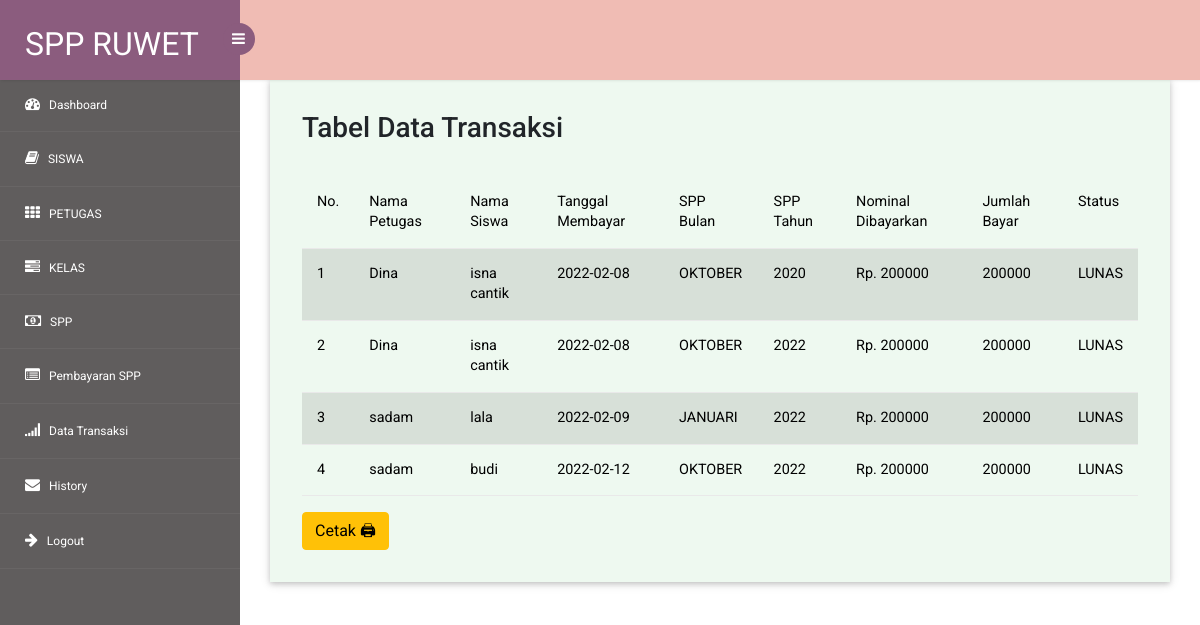
Page /admin/daftar_transaksi.php on the committed database.
### tables this page shows
CREATE TABLE `pembayaran` (
  `id_pembayaran` int(11) NOT NULL,
  `id_petugas` int(11) NOT NULL,
  `nisn` int(10) NOT NULL,
  `tgl_bayar` date NOT NULL,
  `bulan_spp` varchar(225) NOT NULL,
  `tahun_spp` int(4) NOT NULL,
  `jumlah_bayar` int(100) NOT NULL,
  `status` enum('LUNAS') NOT NULL
);

CREATE TABLE `petugas` (
  `id_petugas` int(11) NOT NULL,
  `username` varchar(25) NOT NULL,
  `password` varchar(255) NOT NULL,
  `nama_petugas` varchar(35) NOT NULL,
  `level` enum('petugas','admin','siswa') NOT NULL
);

CREATE TABLE `siswa` (
  `nisn` int(10) NOT NULL,
  `nis` char(8) NOT NULL,
  `nama_siswa` varchar(35) NOT NULL,
  `id_kelas` int(11) NOT NULL,
  `alamat` text NOT NULL,
  `no_telp` varchar(13) NOT NULL,
  `username` varchar(11) NOT NULL,
  `password` varchar(225) NOT NULL
);

CREATE TABLE `spp` (
  `id_spp` int(11) NOT NULL,
  `angkatan` int(11) NOT NULL,
  `tahun` int(11) NOT NULL,
  `nominal` int(11) NOT NULL
);

### admin/daftar_transaksi.php (the view, shortened to what this page needs)
<!DOCTYPE html>
<html lang="en">
    <?php
    include "koneksi.php";
    include "sidebar.php";
    ?>
    <head>
        <link rel="stylesheet" href="https://maxcdn.bootstrapcdn.com/bootstrap/4.5.2/css/bootstrap.min.css">
        <link href="https://cdn.jsdelivr.net/npm/bootstrap@5.0.1/dist/css/bootstrap.min.css" rel="stylesheet">
        <link rel="stylesheet" href="https://stackpath.bootstrapcdn.com/font-awesome/4.7.0/css/font-awesome.min.css">
        <link rel="stylesheet" href="header/css/style.css">
    </head>
    <body>
    <section id="main-content">
    <div class="panel-body">
				<div class="col-md-12 w3ls-graph">
						<div class="agileinfo-grap">
							<div class="agileits-box">
								<header class="agileits-box-header clearfix">
                <h1 class="h3 mb-2 text-gray-800">Tabel Data Transaksi</h1>
            </div>
            <br>
                <div class="table-responsive">
                <table class="table table-hover table-striped">
                        <thead>
                            <tr>
                                <td>No. </td>
                                <td>Nama Petugas</td>
                                <td>Nama Siswa</td>
                                <td>Tanggal Membayar</td>
                                <td>SPP Bulan</td>
                                <td>SPP Tahun</td>
                                <td>Nominal Dibayarkan</td>
                                <td>Jumlah Bayar</td>
                                <td>Status</td>
                            </tr>
                        </thead>
                        <tbody>
                            <?php
                            $sql = mysqli_query($conn, "SELECT * FROM pembayaran
                            JOIN petugas ON pembayaran.id_petugas = petugas.id_petugas
                            JOIN siswa ON pembayaran.nisn = siswa.nisn
                            JOIN spp ON spp.id_spp
                            ORDER BY tgl_bayar ") or die(mysqli_error($conn));
                            $no = 1;
                            while($r = mysqli_fetch_array($sql)){ ?>
                            <tr>
                                <td><?= $no ?></td>
                                <td><?= $r['nama_petugas']; ?></td>
                                <td><?= $r['nama_siswa']; ?></td>
                                <td><?= $r['tgl_bayar']; ?></td>
                                <td><?= $r['bulan_spp']; ?></td>
                                <td><?= $r['tahun_spp'];?></td>
                                <td><?= " Rp. " . $r['nominal']; ?></td>
                                <td><?= $r['jumlah_bayar'];?></td>
                                <td><?= $r['status'];?></td>
                            </tr>
                            <?php $no++; } ?>
                        </tbody>
                    </table>
                </div>
                <a href="cetak.php" class="btn btn-warning">Cetak 🖨 </a>
            </div>
</div>
							</div>
</section>
</body>
</html>

### admin/sidebar.php (shortened to what this page needs)
<!DOCTYPE html>
<head>
<link rel="stylesheet" href="../css/bootstrap.min.css" >
<link href="../css/style.css" rel='stylesheet' type='text/css' />
<link href="../css/style-responsive.css" rel="stylesheet"/>
<link rel="stylesheet" href="../css/font.css" type="text/css"/>
<link href="../css/font-awesome.css" rel="stylesheet">
<link rel="stylesheet" href="../css/morris.css" type="text/css"/>
<link rel="stylesheet" href="../css/monthly.css">
</head>
<body>
<section id="container">
<header class="header fixed-top clearfix">
<div class="brand">
    <a href="home.php" class="logo">
       SPP RUWET
    </a>
    <div class="sidebar-toggle-box">
        <div class="fa fa-bars"></div>
    </div>
</div>
</header>
<aside>
    <div id="sidebar" class="nav-collapse">
        <div class="leftside-navigation">
            <ul class="sidebar-menu" id="nav-accordion">
            <li class="sub-menu">
                    <a href="home.php">
                        <i class="fa fa-dashboard"></i>
                        <span>Dashboard </span>
                    </a>
                </li>
                <li>
                    <a href="#">
                        <i class="fa fa-book"></i>
                        <span>SISWA</span>
                    </a>
                </li>
                <li class="sub-menu">
                    <a href="javascript:;">
                        <i class="fa fa-th"></i>
                        <span>PETUGAS</span>
                    </a>
                </li>
                <li class="sub-menu">
                    <a href="javascript:;">
                        <i class="fa fa-tasks"></i>
                        <span>KELAS</span>
                    </a>
                </li>
                  <li class="sub-menu">
                    <a href="javascript:;">
                        <i class="fa fa-money"></i>
                        <span>SPP</span>
                    </a>
                </li>
                <li>
                    <a href="tambah_transaksi.php">
                        <i class="fa fa-list-alt"></i>
                        <span>Pembayaran SPP </span>
                    </a>
                </li>
                <li>
                    <a href="daftar_transaksi.php">
                        <i class="fa fa-signal"></i>
                        <span>Data Transaksi </span>
                    </a>
                </li>
                 <li>
                    <a href="history.php">
                        <i class="fa fa-envelope"></i>
                        <span>History </span>
                    </a>
                </li>
                <li>
                    <a href="logout.php">
                        <i class="fa fa-arrow-right"></i>
                        <span>Logout </span>
                    </a>
                </li>
    </div>
</aside>
<section id="main-content">
		  <div class="footer">
			<div class="wthree-copyright">
			  <p>© Angel iki asli | Design by <a href="http://w3layouts.com">W3layouts</a></p>
			</div>
		  </div>
</section>
</body>
</html>

### css/style.css (style rules this page uses)
h4, h5, h6, h1, h2, h3 { margin: 0; }
ul, ol { margin: 0; }
p { margin: 0; }
html, body { font-family: 'Roboto', sans-serif; font-size: 100%; overflow-x: hidden; background: url(../images/bg.jpg) no-repeat 0px 0px; background-size:cover; }
body a { transition: 0.5s all ease; -webkit-transition: 0.5s all ease; -moz-transition: 0.5s all ease; -o-transition: 0.5s all ease; -ms-transition: 0.5s all ease; text-decoration:none; }
h1,h2,h3,h4,h5,h6 { margin:0; }
p { margin:0; }
ul,label { margin:0; padding:0; }
#sidebar { width:240px; height:100%; position:fixed; background:rgba(52, 48, 48, 0.78); -webkit-transition:all .3s ease-in-out; -moz-transition:all .3s ease-in-out; -o-transition:all .3s ease-in-out; transition:all .3s ease-in-out; }
#sidebar ul li { position: relative; }
.leftside-navigation,.right-stat-bar { height: 100%; }
ul.sidebar-menu,ul.sidebar-menu li ul.sub { margin:-2px 0 0; padding:0; }
ul.sidebar-menu { padding-top:80px; }
ul.sidebar-menu li { border-bottom:1px solid rgba(255,255,255,0.05); }
ul.sidebar-menu li.sub-menu { line-height:15px; }
ul.sidebar-menu li a span { display:inline-block; }
ul.sidebar-menu li a { color:#fff; text-decoration:none; display:block; padding:18px 0 18px 25px; font-size:12px; outline:none; -webkit-transition:all 0.3s ease; -moz-transition:all 0.3s ease; -o-transition:all 0.3s ease; -ms-transition:all 0.3s ease; transition:all 0.3s ease; }
ul.sidebar-menu li a i { font-size:15px; padding-right:6px; }
#main-content { margin-left:240px; -webkit-transition:all .3s ease-in-out; -moz-transition:all .3s ease-in-out; -o-transition:all .3s ease-in-out; transition:all .3s ease-in-out; }
.footer { background: #d19a98; padding: 20px; }
.footer p { color: #fff; letter-spacing: 1px; }
.footer p a { color: #744e7d; }
.header { left:0; right:0; z-index:1002; background:rgb(240, 188, 180); -webkit-transition:all .3s ease-in-out; -moz-transition:all .3s ease-in-out; -o-transition:all .3s ease-in-out; transition:all .3s ease-in-out; }
.fixed-top { position:fixed; box-shadow:1px 0 3px rgba(0,0,0,.15); }
.brand { background:#8b5c7e; float:left; width:240px; height:80px; position:relative; }
a.logo { font-size:32px; color:#fff; float:left; margin:20px 0 0 25px; text-transform:uppercase; }
.sidebar-toggle-box { float:left; margin-top:23px; margin-left:-15px; background:#8b5c7e; border-radius:50%; -webkit-border-radius:50%; width:32px; height:32px; position:absolute; right:-15px; }
.sidebar-toggle-box .fa-bars { cursor:pointer; display:inline-block; font-size:15px; padding:8px 8px 8px 9px; color:#fff; }
.agileinfo-grap { padding: 2em; background:rgb(238, 249, 240); box-shadow: 0 2px 5px 0 rgba(0, 0, 0, 0.16), 0 2px 10px 0 rgba(0, 0, 0, 0.12); }
.table>tbody>tr>td, .table>tbody>tr>th, .table>tfoot>tr>td, .table>tfoot>tr>th, .table>thead>tr>td, .table>thead>tr>th { border-bottom: 1px solid #e9e9e9 ! important; }
.table > thead > tr > th, .table > tbody > tr > th, .table > tfoot > tr > th, .table > thead > tr > td, .table > tbody > tr > td, .table > tfoot > tr > td { border-top: none !important; }
.table td, .table>tbody>tr>td, .table>tbody>tr>th, .table>tfoot>tr>td, .table>tfoot>tr>th, .table>thead>tr>td, .table>thead>tr>th { padding: 15px!important; }
.table > thead > tr > th, .table > tbody > tr > th, .table > tfoot > tr > th, .table > thead > tr > td, .table > tbody > tr > td, .table > tfoot > tr > td { font-size: 0.9em; color: rgb(0, 0, 0); border-top: none !important; }

### rows in the picture
pembayaran: id_petugas.nama_petugas "Dina", nisn.nama_siswa "isna cantik", tgl_bayar "2022-02-08", bulan_spp "OKTOBER", tahun_spp "2020", spp.nominal "200000", jumlah_bayar "200000", status "LUNAS"
pembayaran: id_petugas.nama_petugas "Dina", nisn.nama_siswa "isna cantik", tgl_bayar "2022-02-08", bulan_spp "OKTOBER", tahun_spp "2022", spp.nominal "200000", jumlah_bayar "200000", status "LUNAS"
pembayaran: id_petugas.nama_petugas "sadam", nisn.nama_siswa "lala", tgl_bayar "2022-02-09", bulan_spp "JANUARI", tahun_spp "2022", spp.nominal "200000", jumlah_bayar "200000", status "LUNAS"
pembayaran: id_petugas.nama_petugas "sadam", nisn.nama_siswa "budi", tgl_bayar "2022-02-12", bulan_spp "OKTOBER", tahun_spp "2022", spp.nominal "200000", jumlah_bayar "200000", status "LUNAS"
